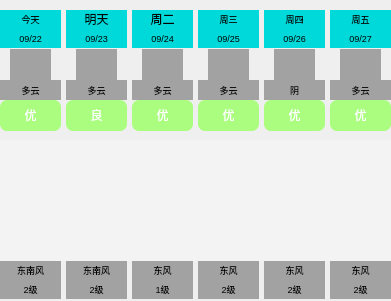
  <widget class="QWidget" name="widget_04" native="true">
   <property name="geometry">
    <rect>
     <x>10</x>
     <y>420</y>
     <width>391</width>
     <height>301</height>
    </rect>
   </property>
   <widget class="QLabel" name="label04">
    <property name="geometry">
     <rect>
      <x>0</x>
      <y>100</y>
      <width>61</width>
      <height>31</height>
     </rect>
    </property>
    <property name="styleSheet">
     <string notr="true">background-color:rgb(170, 253, 126);
border-radius: 7px;
font-color:rgb(255, 255, 255);</string>
    </property>
    <property name="text">
     <string>&lt;html&gt;&lt;head/&gt;&lt;body&gt;&lt;p align=&quot;center&quot;&gt;&lt;span style=&quot; color:#ffffff;&quot;&gt;优&lt;/span&gt;&lt;/p&gt;&lt;/body&gt;&lt;/html&gt;</string>
    </property>
    <property name="alignment">
     <set>Qt::AlignCenter</set>
    </property>
   </widget>
   <widget class="QLabel" name="label14">
    <property name="geometry">
     <rect>
      <x>66</x>
      <y>100</y>
      <width>61</width>
      <height>31</height>
     </rect>
    </property>
    <property name="styleSheet">
     <string notr="true">background-color:rgb(170, 253, 126);
border-radius: 7px;</string>
    </property>
    <property name="text">
     <string>&lt;html&gt;&lt;head/&gt;&lt;body&gt;&lt;p align=&quot;center&quot;&gt;&lt;span style=&quot; color:#ffffff;&quot;&gt;良&lt;/span&gt;&lt;/p&gt;&lt;/body&gt;&lt;/html&gt;</string>
    </property>
    <property name="alignment">
     <set>Qt::AlignCenter</set>
    </property>
   </widget>
   <widget class="QLabel" name="label24">
    <property name="geometry">
     <rect>
      <x>132</x>
      <y>100</y>
      <width>61</width>
      <height>31</height>
     </rect>
    </property>
    <property name="styleSheet">
     <string notr="true">background-color:rgb(170, 253, 126);
border-radius: 7px;</string>
    </property>
    <property name="text">
     <string>&lt;html&gt;&lt;head/&gt;&lt;body&gt;&lt;p align=&quot;center&quot;&gt;&lt;span style=&quot; color:#ffffff;&quot;&gt;优&lt;/span&gt;&lt;/p&gt;&lt;/body&gt;&lt;/html&gt;</string>
    </property>
    <property name="alignment">
     <set>Qt::AlignCenter</set>
    </property>
   </widget>
   <widget class="QLabel" name="label34">
    <property name="geometry">
     <rect>
      <x>198</x>
      <y>100</y>
      <width>61</width>
      <height>31</height>
     </rect>
    </property>
    <property name="styleSheet">
     <string notr="true">background-color:rgb(170, 253, 126);
border-radius: 7px;</string>
    </property>
    <property name="text">
     <string>&lt;html&gt;&lt;head/&gt;&lt;body&gt;&lt;p align=&quot;center&quot;&gt;&lt;span style=&quot; color:#ffffff;&quot;&gt;优&lt;/span&gt;&lt;/p&gt;&lt;/body&gt;&lt;/html&gt;</string>
    </property>
    <property name="alignment">
     <set>Qt::AlignCenter</set>
    </property>
   </widget>
   <widget class="QLabel" name="label44">
    <property name="geometry">
     <rect>
      <x>264</x>
      <y>100</y>
      <width>61</width>
      <height>31</height>
     </rect>
    </property>
    <property name="styleSheet">
     <string notr="true">background-color:rgb(170, 253, 126);
border-radius: 7px;</string>
    </property>
    <property name="text">
     <string>&lt;html&gt;&lt;head/&gt;&lt;body&gt;&lt;p align=&quot;center&quot;&gt;&lt;span style=&quot; color:#ffffff;&quot;&gt;优&lt;/span&gt;&lt;/p&gt;&lt;/body&gt;&lt;/html&gt;</string>
    </property>
    <property name="alignment">
     <set>Qt::AlignCenter</set>
    </property>
   </widget>
   <widget class="QLabel" name="label54">
    <property name="geometry">
     <rect>
      <x>330</x>
      <y>100</y>
      <width>61</width>
      <height>31</height>
     </rect>
    </property>
    <property name="styleSheet">
     <string notr="true">background-color:rgb(170, 253, 126);
border-radius: 7px;</string>
    </property>
    <property name="text">
     <string>&lt;html&gt;&lt;head/&gt;&lt;body&gt;&lt;p align=&quot;center&quot;&gt;&lt;span style=&quot; color:#ffffff;&quot;&gt;优&lt;/span&gt;&lt;/p&gt;&lt;/body&gt;&lt;/html&gt;</string>
    </property>
    <property name="alignment">
     <set>Qt::AlignCenter</set>
    </property>
   </widget>
   <widget class="QWidget" name="widget_0401" native="true">
    <property name="geometry">
     <rect>
      <x>0</x>
      <y>140</y>
      <width>391</width>
      <height>61</height>
     </rect>
    </property>
    <property name="toolTipDuration">
     <number>-1</number>
    </property>
    <property name="styleSheet">
     <string notr="true">background-color:rgb(243, 243, 243)</string>
    </property>
   </widget>
   <widget class="QWidget" name="widget_0402" native="true">
    <property name="geometry">
     <rect>
      <x>0</x>
      <y>200</y>
      <width>391</width>
      <height>61</height>
     </rect>
    </property>
    <property name="styleSheet">
     <string notr="true">background-color:rgb(243, 243, 243)</string>
    </property>
   </widget>
   <widget class="QLabel" name="label00">
    <property name="geometry">
     <rect>
      <x>0</x>
      <y>10</y>
      <width>61</width>
      <height>19</height>
     </rect>
    </property>
    <property name="styleSheet">
     <string notr="true">background-color:rgb(0, 217, 217);
font: 7pt &quot;华文细黑&quot;;</string>
    </property>
    <property name="text">
     <string>&lt;html&gt;&lt;head/&gt;&lt;body&gt;&lt;p align=&quot;center&quot;&gt;&lt;span style=&quot; font-size:7pt;&quot;&gt;今天&lt;/span&gt;&lt;/p&gt;&lt;/body&gt;&lt;/html&gt;</string>
    </property>
    <property name="alignment">
     <set>Qt::AlignCenter</set>
    </property>
   </widget>
   <widget class="QLabel" name="label01">
    <property name="geometry">
     <rect>
      <x>0</x>
      <y>29</y>
      <width>61</width>
      <height>19</height>
     </rect>
    </property>
    <property name="styleSheet">
     <string notr="true">background-color:rgb(0, 217, 217);
font: 7pt &quot;华文细黑&quot;;</string>
    </property>
    <property name="text">
     <string>&lt;html&gt;&lt;head/&gt;&lt;body&gt;&lt;p align=&quot;center&quot;&gt;&lt;span style=&quot; font-size:7pt;&quot;&gt;09/22&lt;/span&gt;&lt;/p&gt;&lt;/body&gt;&lt;/html&gt;</string>
    </property>
    <property name="alignment">
     <set>Qt::AlignCenter</set>
    </property>
   </widget>
   <widget class="QLabel" name="label10">
    <property name="geometry">
     <rect>
      <x>66</x>
      <y>10</y>
      <width>61</width>
      <height>19</height>
     </rect>
    </property>
    <property name="styleSheet">
     <string notr="true">background-color:rgb(0, 217, 217);
font: 7pt &quot;华文细黑&quot;;</string>
    </property>
    <property name="text">
     <string>&lt;html&gt;&lt;head/&gt;&lt;body&gt;&lt;p align=&quot;center&quot;&gt;明天&lt;/p&gt;&lt;/body&gt;&lt;/html&gt;</string>
    </property>
    <property name="alignment">
     <set>Qt::AlignCenter</set>
    </property>
   </widget>
   <widget class="QLabel" name="label11">
    <property name="geometry">
     <rect>
      <x>66</x>
      <y>29</y>
      <width>61</width>
      <height>19</height>
     </rect>
    </property>
    <property name="styleSheet">
     <string notr="true">background-color:rgb(0, 217, 217);
font: 7pt &quot;华文细黑&quot;;</string>
    </property>
    <property name="text">
     <string>&lt;html&gt;&lt;head/&gt;&lt;body&gt;&lt;p align=&quot;center&quot;&gt;&lt;span style=&quot; font-size:7pt;&quot;&gt;09/23&lt;/span&gt;&lt;/p&gt;&lt;/body&gt;&lt;/html&gt;</string>
    </property>
    <property name="alignment">
     <set>Qt::AlignCenter</set>
    </property>
   </widget>
   <widget class="QLabel" name="label20">
    <property name="geometry">
     <rect>
      <x>132</x>
      <y>10</y>
      <width>61</width>
      <height>19</height>
     </rect>
    </property>
    <property name="styleSheet">
     <string notr="true">background-color:rgb(0, 217, 217);
font: 7pt &quot;华文细黑&quot;;</string>
    </property>
    <property name="text">
     <string>&lt;html&gt;&lt;head/&gt;&lt;body&gt;&lt;p align=&quot;center&quot;&gt;周二&lt;/p&gt;&lt;/body&gt;&lt;/html&gt;</string>
    </property>
    <property name="alignment">
     <set>Qt::AlignCenter</set>
    </property>
   </widget>
   <widget class="QLabel" name="label21">
    <property name="geometry">
     <rect>
      <x>132</x>
      <y>29</y>
      <width>61</width>
      <height>19</height>
     </rect>
    </property>
    <property name="styleSheet">
     <string notr="true">background-color:rgb(0, 217, 217);
font: 7pt &quot;华文细黑&quot;;</string>
    </property>
    <property name="text">
     <string>&lt;html&gt;&lt;head/&gt;&lt;body&gt;&lt;p align=&quot;center&quot;&gt;&lt;span style=&quot; font-size:7pt;&quot;&gt;09/24&lt;/span&gt;&lt;/p&gt;&lt;/body&gt;&lt;/html&gt;</string>
    </property>
    <property name="alignment">
     <set>Qt::AlignCenter</set>
    </property>
   </widget>
   <widget class="QLabel" name="label30">
    <property name="geometry">
     <rect>
      <x>198</x>
      <y>10</y>
      <width>61</width>
      <height>19</height>
     </rect>
    </property>
    <property name="styleSheet">
     <string notr="true">background-color:rgb(0, 217, 217);
font: 7pt &quot;华文细黑&quot;;</string>
    </property>
    <property name="text">
     <string>&lt;html&gt;&lt;head/&gt;&lt;body&gt;&lt;p align=&quot;center&quot;&gt;&lt;span style=&quot; font-size:7pt;&quot;&gt;周三&lt;/span&gt;&lt;/p&gt;&lt;/body&gt;&lt;/html&gt;</string>
    </property>
    <property name="alignment">
     <set>Qt::AlignCenter</set>
    </property>
   </widget>
   <widget class="QLabel" name="label31">
    <property name="geometry">
     <rect>
      <x>198</x>
      <y>29</y>
      <width>61</width>
      <height>19</height>
     </rect>
    </property>
    <property name="styleSheet">
     <string notr="true">background-color:rgb(0, 217, 217);
font: 7pt &quot;华文细黑&quot;;</string>
    </property>
    <property name="text">
     <string>&lt;html&gt;&lt;head/&gt;&lt;body&gt;&lt;p align=&quot;center&quot;&gt;&lt;span style=&quot; font-size:7pt;&quot;&gt;09/25&lt;/span&gt;&lt;/p&gt;&lt;/body&gt;&lt;/html&gt;</string>
    </property>
    <property name="alignment">
     <set>Qt::AlignCenter</set>
    </property>
   </widget>
   <widget class="QLabel" name="label40">
    <property name="geometry">
     <rect>
      <x>264</x>
      <y>10</y>
      <width>61</width>
      <height>19</height>
     </rect>
    </property>
    <property name="cursor">
     <cursorShape>ArrowCursor</cursorShape>
    </property>
    <property name="styleSheet">
     <string notr="true">background-color:rgb(0, 217, 217);
font: 7pt &quot;华文细黑&quot;;</string>
    </property>
    <property name="text">
     <string>&lt;html&gt;&lt;head/&gt;&lt;body&gt;&lt;p align=&quot;center&quot;&gt;&lt;span style=&quot; font-size:7pt;&quot;&gt;周四&lt;/span&gt;&lt;/p&gt;&lt;/body&gt;&lt;/html&gt;</string>
    </property>
    <property name="alignment">
     <set>Qt::AlignCenter</set>
    </property>
   </widget>
   <widget class="QLabel" name="label41">
    <property name="geometry">
     <rect>
      <x>264</x>
      <y>29</y>
      <width>61</width>
      <height>19</height>
     </rect>
    </property>
    <property name="styleSheet">
     <string notr="true">background-color:rgb(0, 217, 217);
font: 7pt &quot;华文细黑&quot;;</string>
    </property>
    <property name="text">
     <string>&lt;html&gt;&lt;head/&gt;&lt;body&gt;&lt;p align=&quot;center&quot;&gt;&lt;span style=&quot; font-size:7pt;&quot;&gt;09/26&lt;/span&gt;&lt;/p&gt;&lt;/body&gt;&lt;/html&gt;</string>
    </property>
    <property name="alignment">
     <set>Qt::AlignCenter</set>
    </property>
   </widget>
   <widget class="QLabel" name="label50">
    <property name="geometry">
     <rect>
      <x>330</x>
      <y>10</y>
      <width>61</width>
      <height>19</height>
     </rect>
    </property>
    <property name="styleSheet">
     <string notr="true">background-color:rgb(0, 217, 217);
font: 7pt &quot;华文细黑&quot;;</string>
    </property>
    <property name="text">
     <string>&lt;html&gt;&lt;head/&gt;&lt;body&gt;&lt;p align=&quot;center&quot;&gt;&lt;span style=&quot; font-size:7pt;&quot;&gt;周五&lt;/span&gt;&lt;/p&gt;&lt;/body&gt;&lt;/html&gt;</string>
    </property>
    <property name="alignment">
     <set>Qt::AlignCenter</set>
    </property>
   </widget>
   <widget class="QLabel" name="label51">
    <property name="geometry">
     <rect>
      <x>330</x>
      <y>29</y>
      <width>61</width>
      <height>19</height>
     </rect>
    </property>
    <property name="styleSheet">
     <string notr="true">background-color:rgb(0, 217, 217);
font: 7pt &quot;华文细黑&quot;;</string>
    </property>
    <property name="text">
     <string>&lt;html&gt;&lt;head/&gt;&lt;body&gt;&lt;p align=&quot;center&quot;&gt;&lt;span style=&quot; font-size:7pt;&quot;&gt;09/27&lt;/span&gt;&lt;/p&gt;&lt;/body&gt;&lt;/html&gt;</string>
    </property>
    <property name="alignment">
     <set>Qt::AlignCenter</set>
    </property>
   </widget>
   <widget class="QLabel" name="label02">
    <property name="geometry">
     <rect>
      <x>10</x>
      <y>49</y>
      <width>41</width>
      <height>31</height>
     </rect>
    </property>
    <property name="styleSheet">
     <string notr="true">background-color:rgb(162, 162, 162);
font: 9pt &quot;华文细黑&quot;;</string>
    </property>
    <property name="text">
     <string/>
    </property>
    <property name="pixmap">
     <pixmap resource="image.qrc">:/new/prefix1/png/14.png</pixmap>
    </property>
    <property name="scaledContents">
     <bool>true</bool>
    </property>
   </widget>
   <widget class="QLabel" name="label12">
    <property name="geometry">
     <rect>
      <x>76</x>
      <y>49</y>
      <width>41</width>
      <height>31</height>
     </rect>
    </property>
    <property name="styleSheet">
     <string notr="true">background-color:rgb(162, 162, 162);
font: 9pt &quot;华文细黑&quot;;</string>
    </property>
    <property name="text">
     <string/>
    </property>
    <property name="pixmap">
     <pixmap resource="image.qrc">:/new/prefix1/png/14.png</pixmap>
    </property>
    <property name="scaledContents">
     <bool>true</bool>
    </property>
   </widget>
   <widget class="QLabel" name="label22">
    <property name="geometry">
     <rect>
      <x>142</x>
      <y>49</y>
      <width>41</width>
      <height>31</height>
     </rect>
    </property>
    <property name="styleSheet">
     <string notr="true">background-color:rgb(162, 162, 162);
font: 9pt &quot;华文细黑&quot;;</string>
    </property>
    <property name="text">
     <string/>
    </property>
    <property name="pixmap">
     <pixmap resource="image.qrc">:/new/prefix1/png/14.png</pixmap>
    </property>
    <property name="scaledContents">
     <bool>true</bool>
    </property>
   </widget>
   <widget class="QLabel" name="label32">
    <property name="geometry">
     <rect>
      <x>208</x>
      <y>49</y>
      <width>41</width>
      <height>31</height>
     </rect>
    </property>
    <property name="styleSheet">
     <string notr="true">background-color:rgb(162, 162, 162);
font: 9pt &quot;华文细黑&quot;;</string>
    </property>
    <property name="text">
     <string/>
    </property>
    <property name="pixmap">
     <pixmap resource="image.qrc">:/new/prefix1/png/14.png</pixmap>
    </property>
    <property name="scaledContents">
     <bool>true</bool>
    </property>
   </widget>
   <widget class="QLabel" name="label42">
    <property name="geometry">
     <rect>
      <x>274</x>
      <y>49</y>
      <width>41</width>
      <height>31</height>
     </rect>
    </property>
    <property name="styleSheet">
     <string notr="true">background-color:rgb(162, 162, 162);
font: 9pt &quot;华文细黑&quot;;</string>
    </property>
    <property name="text">
     <string/>
    </property>
    <property name="pixmap">
     <pixmap resource="image.qrc">:/new/prefix1/png/17.png</pixmap>
    </property>
    <property name="scaledContents">
     <bool>true</bool>
    </property>
   </widget>
   <widget class="QLabel" name="label52">
    <property name="geometry">
     <rect>
      <x>340</x>
      <y>49</y>
      <width>41</width>
      <height>31</height>
     </rect>
    </property>
    <property name="styleSheet">
     <string notr="true">background-color:rgb(162, 162, 162);
font: 9pt &quot;华文细黑&quot;;</string>
    </property>
    <property name="text">
     <string/>
    </property>
    <property name="pixmap">
     <pixmap resource="image.qrc">:/new/prefix1/png/14.png</pixmap>
    </property>
    <property name="scaledContents">
     <bool>true</bool>
    </property>
   </widget>
   <widget class="QLabel" name="label03">
    <property name="geometry">
     <rect>
      <x>0</x>
      <y>80</y>
      <width>61</width>
      <height>20</height>
     </rect>
    </property>
    <property name="styleSheet">
     <string notr="true">background-color:rgb(162, 162, 162);
font: 7pt &quot;华文细黑&quot;;</string>
    </property>
    <property name="text">
     <string>&lt;html&gt;&lt;head/&gt;&lt;body&gt;&lt;p align=&quot;center&quot;&gt;&lt;span style=&quot; font-size:7pt;&quot;&gt;多云&lt;/span&gt;&lt;/p&gt;&lt;/body&gt;&lt;/html&gt;</string>
    </property>
    <property name="alignment">
     <set>Qt::AlignCenter</set>
    </property>
   </widget>
   <widget class="QLabel" name="label13">
    <property name="geometry">
     <rect>
      <x>66</x>
      <y>80</y>
      <width>61</width>
      <height>20</height>
     </rect>
    </property>
    <property name="styleSheet">
     <string notr="true">background-color:rgb(162, 162, 162);
font: 7pt &quot;华文细黑&quot;;</string>
    </property>
    <property name="text">
     <string>&lt;html&gt;&lt;head/&gt;&lt;body&gt;&lt;p align=&quot;center&quot;&gt;&lt;span style=&quot; font-size:7pt;&quot;&gt;多云&lt;/span&gt;&lt;/p&gt;&lt;/body&gt;&lt;/html&gt;</string>
    </property>
    <property name="alignment">
     <set>Qt::AlignCenter</set>
    </property>
   </widget>
   <widget class="QLabel" name="label23">
    <property name="geometry">
     <rect>
      <x>132</x>
      <y>80</y>
      <width>61</width>
      <height>20</height>
     </rect>
    </property>
    <property name="styleSheet">
     <string notr="true">background-color:rgb(162, 162, 162);
font: 7pt &quot;华文细黑&quot;;</string>
    </property>
    <property name="text">
     <string>&lt;html&gt;&lt;head/&gt;&lt;body&gt;&lt;p align=&quot;center&quot;&gt;&lt;span style=&quot; font-size:7pt;&quot;&gt;多云&lt;/span&gt;&lt;/p&gt;&lt;/body&gt;&lt;/html&gt;</string>
    </property>
    <property name="alignment">
     <set>Qt::AlignCenter</set>
    </property>
   </widget>
   <widget class="QLabel" name="label33">
    <property name="geometry">
     <rect>
      <x>198</x>
      <y>80</y>
      <width>61</width>
      <height>20</height>
     </rect>
    </property>
    <property name="styleSheet">
     <string notr="true">background-color:rgb(162, 162, 162);
font: 7pt &quot;华文细黑&quot;;</string>
    </property>
    <property name="text">
     <string>&lt;html&gt;&lt;head/&gt;&lt;body&gt;&lt;p align=&quot;center&quot;&gt;&lt;span style=&quot; font-size:7pt;&quot;&gt;多云&lt;/span&gt;&lt;/p&gt;&lt;/body&gt;&lt;/html&gt;</string>
    </property>
    <property name="alignment">
     <set>Qt::AlignCenter</set>
    </property>
   </widget>
   <widget class="QLabel" name="label43">
    <property name="geometry">
     <rect>
      <x>264</x>
      <y>80</y>
      <width>61</width>
      <height>20</height>
     </rect>
    </property>
    <property name="styleSheet">
     <string notr="true">background-color:rgb(162, 162, 162);
font: 7pt &quot;华文细黑&quot;;</string>
    </property>
    <property name="text">
     <string>&lt;html&gt;&lt;head/&gt;&lt;body&gt;&lt;p align=&quot;center&quot;&gt;&lt;span style=&quot; font-size:7pt;&quot;&gt;阴&lt;/span&gt;&lt;/p&gt;&lt;/body&gt;&lt;/html&gt;</string>
    </property>
    <property name="alignment">
     <set>Qt::AlignCenter</set>
    </property>
   </widget>
   <widget class="QLabel" name="label53">
    <property name="geometry">
     <rect>
      <x>330</x>
      <y>80</y>
      <width>61</width>
      <height>20</height>
     </rect>
    </property>
    <property name="styleSheet">
     <string notr="true">background-color:rgb(162, 162, 162);
font: 7pt &quot;华文细黑&quot;;</string>
    </property>
    <property name="text">
     <string>&lt;html&gt;&lt;head/&gt;&lt;body&gt;&lt;p align=&quot;center&quot;&gt;&lt;span style=&quot; font-size:7pt;&quot;&gt;多云&lt;/span&gt;&lt;/p&gt;&lt;/body&gt;&lt;/html&gt;</string>
    </property>
    <property name="alignment">
     <set>Qt::AlignCenter</set>
    </property>
   </widget>
   <widget class="QLabel" name="label05">
    <property name="geometry">
     <rect>
      <x>0</x>
      <y>261</y>
      <width>61</width>
      <height>19</height>
     </rect>
    </property>
    <property name="styleSheet">
     <string notr="true">background-color:rgb(162, 162, 162);
font: 7pt &quot;华文细黑&quot;;</string>
    </property>
    <property name="text">
     <string>&lt;html&gt;&lt;head/&gt;&lt;body&gt;&lt;p align=&quot;center&quot;&gt;&lt;span style=&quot; font-size:7pt;&quot;&gt;东南风&lt;/span&gt;&lt;/p&gt;&lt;/body&gt;&lt;/html&gt;</string>
    </property>
    <property name="alignment">
     <set>Qt::AlignCenter</set>
    </property>
   </widget>
   <widget class="QLabel" name="label06">
    <property name="geometry">
     <rect>
      <x>0</x>
      <y>280</y>
      <width>61</width>
      <height>19</height>
     </rect>
    </property>
    <property name="styleSheet">
     <string notr="true">background-color:rgb(162, 162, 162);
font: 7pt &quot;华文细黑&quot;;</string>
    </property>
    <property name="text">
     <string>&lt;html&gt;&lt;head/&gt;&lt;body&gt;&lt;p align=&quot;center&quot;&gt;&lt;span style=&quot; font-size:7pt;&quot;&gt;2级&lt;/span&gt;&lt;/p&gt;&lt;/body&gt;&lt;/html&gt;</string>
    </property>
    <property name="alignment">
     <set>Qt::AlignCenter</set>
    </property>
   </widget>
   <widget class="QLabel" name="label15">
    <property name="geometry">
     <rect>
      <x>66</x>
      <y>261</y>
      <width>61</width>
      <height>19</height>
     </rect>
    </property>
    <property name="styleSheet">
     <string notr="true">background-color:rgb(162, 162, 162);
font: 7pt &quot;华文细黑&quot;;</string>
    </property>
    <property name="text">
     <string>&lt;html&gt;&lt;head/&gt;&lt;body&gt;&lt;p align=&quot;center&quot;&gt;&lt;span style=&quot; font-size:7pt;&quot;&gt;东南风&lt;/span&gt;&lt;/p&gt;&lt;/body&gt;&lt;/html&gt;</string>
    </property>
    <property name="alignment">
     <set>Qt::AlignCenter</set>
    </property>
   </widget>
   <widget class="QLabel" name="label25">
    <property name="geometry">
     <rect>
      <x>132</x>
      <y>261</y>
      <width>61</width>
      <height>19</height>
     </rect>
    </property>
    <property name="styleSheet">
     <string notr="true">background-color:rgb(162, 162, 162);
font: 7pt &quot;华文细黑&quot;;</string>
    </property>
    <property name="text">
     <string>&lt;html&gt;&lt;head/&gt;&lt;body&gt;&lt;p align=&quot;center&quot;&gt;&lt;span style=&quot; font-size:7pt;&quot;&gt;东风&lt;/span&gt;&lt;/p&gt;&lt;/body&gt;&lt;/html&gt;</string>
    </property>
    <property name="alignment">
     <set>Qt::AlignCenter</set>
    </property>
   </widget>
   <widget class="QLabel" name="label35">
    <property name="geometry">
     <rect>
      <x>198</x>
      <y>261</y>
      <width>61</width>
      <height>19</height>
     </rect>
    </property>
    <property name="styleSheet">
     <string notr="true">background-color:rgb(162, 162, 162);font: 7pt &quot;华文细黑&quot;;</string>
    </property>
    <property name="text">
     <string>&lt;html&gt;&lt;head/&gt;&lt;body&gt;&lt;p align=&quot;center&quot;&gt;&lt;span style=&quot; font-size:7pt;&quot;&gt;东风&lt;/span&gt;&lt;/p&gt;&lt;/body&gt;&lt;/html&gt;</string>
    </property>
    <property name="alignment">
     <set>Qt::AlignCenter</set>
    </property>
   </widget>
   <widget class="QLabel" name="label45">
    <property name="geometry">
     <rect>
      <x>264</x>
      <y>261</y>
      <width>61</width>
      <height>19</height>
     </rect>
    </property>
    <property name="styleSheet">
     <string notr="true">background-color:rgb(162, 162, 162);
font: 7pt &quot;华文细黑&quot;;</string>
    </property>
    <property name="text">
     <string>&lt;html&gt;&lt;head/&gt;&lt;body&gt;&lt;p align=&quot;center&quot;&gt;&lt;span style=&quot; font-size:7pt;&quot;&gt;东风&lt;/span&gt;&lt;/p&gt;&lt;/body&gt;&lt;/html&gt;</string>
    </property>
    <property name="alignment">
     <set>Qt::AlignCenter</set>
    </property>
   </widget>
   <widget class="QLabel" name="label55">
    <property name="geometry">
     <rect>
      <x>330</x>
      <y>261</y>
      <width>61</width>
      <height>19</height>
     </rect>
    </property>
    <property name="styleSheet">
     <string notr="true">background-color:rgb(162, 162, 162);
font: 7pt &quot;华文细黑&quot;;</string>
    </property>
    <property name="text">
     <string>&lt;html&gt;&lt;head/&gt;&lt;body&gt;&lt;p align=&quot;center&quot;&gt;&lt;span style=&quot; font-size:7pt;&quot;&gt;东风&lt;/span&gt;&lt;/p&gt;&lt;/body&gt;&lt;/html&gt;</string>
    </property>
    <property name="alignment">
     <set>Qt::AlignCenter</set>
    </property>
   </widget>
   <widget class="QLabel" name="label16">
    <property name="geometry">
     <rect>
      <x>66</x>
      <y>280</y>
      <width>61</width>
      <height>19</height>
     </rect>
    </property>
    <property name="styleSheet">
     <string notr="true">background-color:rgb(162, 162, 162);
font: 7pt &quot;华文细黑&quot;;</string>
    </property>
    <property name="text">
     <string>&lt;html&gt;&lt;head/&gt;&lt;body&gt;&lt;p align=&quot;center&quot;&gt;&lt;span style=&quot; font-size:7pt;&quot;&gt;2级&lt;/span&gt;&lt;/p&gt;&lt;/body&gt;&lt;/html&gt;</string>
    </property>
    <property name="alignment">
     <set>Qt::AlignCenter</set>
    </property>
   </widget>
   <widget class="QLabel" name="label26">
    <property name="geometry">
     <rect>
      <x>132</x>
      <y>280</y>
      <width>61</width>
      <height>19</height>
     </rect>
    </property>
    <property name="styleSheet">
     <string notr="true">background-color:rgb(162, 162, 162);
font: 7pt &quot;华文细黑&quot;;</string>
    </property>
    <property name="text">
     <string>&lt;html&gt;&lt;head/&gt;&lt;body&gt;&lt;p align=&quot;center&quot;&gt;&lt;span style=&quot; font-size:7pt;&quot;&gt;1级&lt;/span&gt;&lt;/p&gt;&lt;/body&gt;&lt;/html&gt;</string>
    </property>
    <property name="alignment">
     <set>Qt::AlignCenter</set>
    </property>
   </widget>
   <widget class="QLabel" name="label36">
    <property name="geometry">
     <rect>
      <x>198</x>
      <y>280</y>
      <width>61</width>
      <height>19</height>
     </rect>
    </property>
    <property name="styleSheet">
     <string notr="true">background-color:rgb(162, 162, 162);
font: 7pt &quot;华文细黑&quot;;</string>
    </property>
    <property name="text">
     <string>&lt;html&gt;&lt;head/&gt;&lt;body&gt;&lt;p align=&quot;center&quot;&gt;&lt;span style=&quot; font-size:7pt;&quot;&gt;2级&lt;/span&gt;&lt;/p&gt;&lt;/body&gt;&lt;/html&gt;</string>
    </property>
    <property name="alignment">
     <set>Qt::AlignCenter</set>
    </property>
   </widget>
   <widget class="QLabel" name="label46">
    <property name="geometry">
     <rect>
      <x>264</x>
      <y>280</y>
      <width>61</width>
      <height>19</height>
     </rect>
    </property>
    <property name="styleSheet">
     <string notr="true">background-color:rgb(162, 162, 162);
font: 7pt &quot;华文细黑&quot;;</string>
    </property>
    <property name="text">
     <string>&lt;html&gt;&lt;head/&gt;&lt;body&gt;&lt;p align=&quot;center&quot;&gt;&lt;span style=&quot; font-size:7pt;&quot;&gt;2级&lt;/span&gt;&lt;/p&gt;&lt;/body&gt;&lt;/html&gt;</string>
    </property>
    <property name="alignment">
     <set>Qt::AlignCenter</set>
    </property>
   </widget>
   <widget class="QLabel" name="label56">
    <property name="geometry">
     <rect>
      <x>330</x>
      <y>280</y>
      <width>61</width>
      <height>19</height>
     </rect>
    </property>
    <property name="styleSheet">
     <string notr="true">background-color:rgb(162, 162, 162);
font: 7pt &quot;华文细黑&quot;;</string>
    </property>
    <property name="text">
     <string>&lt;html&gt;&lt;head/&gt;&lt;body&gt;&lt;p align=&quot;center&quot;&gt;&lt;span style=&quot; font-size:7pt;&quot;&gt;2级&lt;/span&gt;&lt;/p&gt;&lt;/body&gt;&lt;/html&gt;</string>
    </property>
    <property name="alignment">
     <set>Qt::AlignCenter</set>
    </property>
   </widget>
  </widget>
